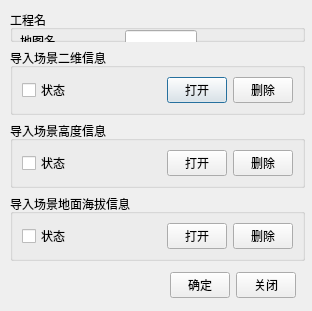
<?xml version="1.0" encoding="UTF-8"?>
<ui version="4.0">
 <class>outdoorFile</class>
 <widget class="QDialog" name="outdoorFile">
  <property name="geometry">
   <rect>
    <x>0</x>
    <y>0</y>
    <width>312</width>
    <height>311</height>
   </rect>
  </property>
  <property name="sizePolicy">
   <sizepolicy hsizetype="Fixed" vsizetype="Fixed">
    <horstretch>0</horstretch>
    <verstretch>0</verstretch>
   </sizepolicy>
  </property>
  <property name="windowTitle">
   <string>Dialog</string>
  </property>
  <widget class="QWidget" name="layoutWidget">
   <property name="geometry">
    <rect>
     <x>10</x>
     <y>10</y>
     <width>295</width>
     <height>251</height>
    </rect>
   </property>
   <layout class="QVBoxLayout" name="verticalLayout">
    <item>
     <widget class="QGroupBox" name="groupBox">
      <property name="title">
       <string>工程名</string>
      </property>
      <widget class="QWidget" name="layoutWidget">
       <property name="geometry">
        <rect>
         <x>10</x>
         <y>20</y>
         <width>177</width>
         <height>22</height>
        </rect>
       </property>
       <layout class="QHBoxLayout" name="horizontalLayout">
        <item>
         <widget class="QLabel" name="label">
          <property name="text">
           <string>地图名</string>
          </property>
         </widget>
        </item>
        <item>
         <spacer name="horizontalSpacer">
          <property name="orientation">
           <enum>Qt::Horizontal</enum>
          </property>
          <property name="sizeHint" stdset="0">
           <size>
            <width>100</width>
            <height>20</height>
           </size>
          </property>
         </spacer>
        </item>
        <item>
         <widget class="QLineEdit" name="lineEdit_name">
          <property name="placeholderText">
           <string/>
          </property>
         </widget>
        </item>
       </layout>
      </widget>
     </widget>
    </item>
    <item>
     <widget class="QGroupBox" name="groupBox_3">
      <property name="title">
       <string>导入场景二维信息</string>
      </property>
      <layout class="QHBoxLayout" name="horizontalLayout_3">
       <item>
        <widget class="QCheckBox" name="checkBox_2">
         <property name="text">
          <string>状态</string>
         </property>
         <property name="checkable">
          <bool>true</bool>
         </property>
        </widget>
       </item>
       <item>
        <widget class="QPushButton" name="buildingButton">
         <property name="maximumSize">
          <size>
           <width>60</width>
           <height>16777215</height>
          </size>
         </property>
         <property name="text">
          <string>打开</string>
         </property>
        </widget>
       </item>
       <item>
        <widget class="QPushButton" name="pushButton_deleteV">
         <property name="maximumSize">
          <size>
           <width>60</width>
           <height>16777215</height>
          </size>
         </property>
         <property name="text">
          <string>删除</string>
         </property>
        </widget>
       </item>
      </layout>
     </widget>
    </item>
    <item>
     <widget class="QGroupBox" name="groupBox_4">
      <property name="title">
       <string>导入场景高度信息</string>
      </property>
      <layout class="QHBoxLayout" name="horizontalLayout_5">
       <item>
        <widget class="QCheckBox" name="checkBox_4">
         <property name="text">
          <string>状态</string>
         </property>
         <property name="checkable">
          <bool>true</bool>
         </property>
        </widget>
       </item>
       <item>
        <widget class="QPushButton" name="heightButton">
         <property name="maximumSize">
          <size>
           <width>60</width>
           <height>16777215</height>
          </size>
         </property>
         <property name="text">
          <string>打开</string>
         </property>
        </widget>
       </item>
       <item>
        <widget class="QPushButton" name="pushButton_deleteH">
         <property name="maximumSize">
          <size>
           <width>60</width>
           <height>16777215</height>
          </size>
         </property>
         <property name="text">
          <string>删除</string>
         </property>
        </widget>
       </item>
      </layout>
     </widget>
    </item>
    <item>
     <widget class="QGroupBox" name="groupBox_2">
      <property name="title">
       <string>导入场景地面海拔信息</string>
      </property>
      <layout class="QHBoxLayout" name="horizontalLayout_2">
       <item>
        <widget class="QCheckBox" name="checkBox_3">
         <property name="text">
          <string>状态</string>
         </property>
         <property name="checkable">
          <bool>true</bool>
         </property>
        </widget>
       </item>
       <item>
        <widget class="QPushButton" name="altitudeButton">
         <property name="maximumSize">
          <size>
           <width>60</width>
           <height>16777215</height>
          </size>
         </property>
         <property name="text">
          <string>打开</string>
         </property>
        </widget>
       </item>
       <item>
        <widget class="QPushButton" name="pushButton_deleteP">
         <property name="maximumSize">
          <size>
           <width>60</width>
           <height>16777215</height>
          </size>
         </property>
         <property name="text">
          <string>删除</string>
         </property>
        </widget>
       </item>
      </layout>
     </widget>
    </item>
   </layout>
  </widget>
  <widget class="QWidget" name="layoutWidget2">
   <property name="geometry">
    <rect>
     <x>170</x>
     <y>270</y>
     <width>128</width>
     <height>31</height>
    </rect>
   </property>
   <layout class="QHBoxLayout" name="horizontalLayout_4">
    <item>
     <widget class="QPushButton" name="pushButton_LoadFile">
      <property name="minimumSize">
       <size>
        <width>60</width>
        <height>0</height>
       </size>
      </property>
      <property name="maximumSize">
       <size>
        <width>60</width>
        <height>16777215</height>
       </size>
      </property>
      <property name="text">
       <string>确定</string>
      </property>
      <property name="checkable">
       <bool>false</bool>
      </property>
      <property name="default">
       <bool>false</bool>
      </property>
     </widget>
    </item>
    <item>
     <widget class="QPushButton" name="pushButton_cancel">
      <property name="minimumSize">
       <size>
        <width>60</width>
        <height>0</height>
       </size>
      </property>
      <property name="maximumSize">
       <size>
        <width>60</width>
        <height>16777215</height>
       </size>
      </property>
      <property name="text">
       <string>关闭</string>
      </property>
     </widget>
    </item>
   </layout>
  </widget>
 </widget>
 <resources/>
 <connections/>
</ui>
